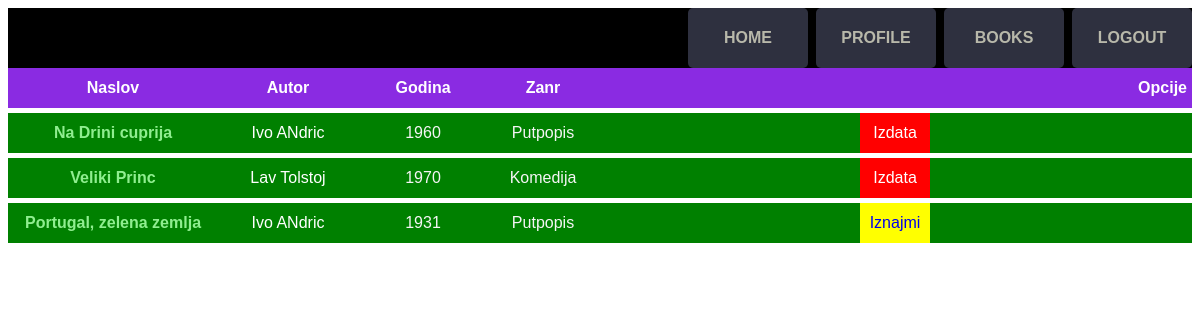
The page /books.php on the database its author committed.
### tables this page shows
CREATE TABLE `books` (
  `id` int(11) NOT NULL,
  `title` varchar(250) NOT NULL,
  `year` int(11) NOT NULL,
  `genre_id` int(11) NOT NULL,
  `author_id` int(11) NOT NULL,
  `user_id` int(11) DEFAULT NULL
);

CREATE TABLE `authors` (
  `id` int(11) NOT NULL,
  `name` varchar(250) NOT NULL
);

CREATE TABLE `genres` (
  `id` int(11) NOT NULL,
  `title` varchar(250) NOT NULL
);

### books.php (the view, shortened to what this page needs)
<?php
require_once("header.php");
require_once("db/connection.php");
$sqlQuery = "SELECT b.id AS 'id', b.title AS 'title', " .
    "b.year AS 'year', g.title AS 'genre', a.name AS 'author', " .
    "b.user_id AS 'book_user_id' " .
    "FROM  books b LEFT JOIN genres g on b.genre_id = g.id " .
    "LEFT JOIN authors a ON b.author_id = a.id ";
$stmt = $dbh->query($sqlQuery);
$allBooks = $stmt->fetchAll(PDO::FETCH_ASSOC);
?>
<html>
<head>
    <link rel="stylesheet" href="assets/styles.css" />
</head>
<body>
</body>
<div class="row header-row">
    <div class="title header-item">Naslov</div>
    <div class="author header-item">Autor</div>
    <div class="year header-item">Godina</div>
    <div class="genre header-item">Zanr</div>
    <div class="options header-item">Opcije</div>
</div>
<?php
foreach ($allBooks as $knjiga) {
    $content = "<div class='row'>" .
        "<div class='title'> " . ucfirst($knjiga['title']) .  "</div>" .
        "<div class='author'>" . $knjiga['author'] . "</div>" .
        "<div class='year'>" . ucfirst($knjiga['year']) . "</div>" .
        "<div class='genre'>" . ucfirst($knjiga['genre']) . "</div>";
        if ($knjiga['book_user_id']) {
            $content .="<div class='busy'>Izdata</div>";
        } else {
            $content .= "<div class='rent'> <a href='rent.php?id=" . $knjiga['id'] . "'>Iznajmi</a>" . "</div>";
        }
        $content .= " </div>";
    echo $content;
}
?>
</html>

### header.php
<header>
    <div class="header-option">
        <a href="logout.php"> LOGOUT </a>
    </div>
    <div class="header-option">
        <a href="books.php"> BOOKS </a>
    </div>
    <div class="header-option">
        <a href="profile.php"> PROFILE </a>
    </div>
    <div class="header-option">
        <a href="index.php"> HOME </a>
    </div>
</header>

### assets/styles.css (style rules this page uses)
body { font-family: sans-serif; text-align: center; }
a { text-decoration: none; }
.row { display: block; height: 40px; line-height: 40px; background: green; margin-bottom: 5px; padding: 0 5px; }
.header-row { background: blueviolet !important; }
.header-item { color: white !important; font-weight: bolder !important; }
.title { color: lightgreen; font-weight: bolder; width: 200px; float: left; }
.author { color: white; width: 150px; float: left; }
.year { color: whitesmoke; width: 120px; float: left; }
.genre { color: whitesmoke; width: 120px; float: left; }
.options { float: right; }
.rent { width: 70px; display: inline-block; background: yellow; }
.busy { width: 70px; display: inline-block; background: red; color: white; }
header { height: 60px; line-height: 60px; background-color: black; color: white; }
.header-option { float: right; height: 60px; width: 120px; margin-left: 8px; line-height: 60px; background-color: rgb(46, 48, 63); font-weight: bold; border-radius: 5px; cursor: pointer; }
.header-option a { color: rgb(184, 184, 170); text-decoration: none; }

### rows shown on the page
books: title "Na Drini cuprija", author.name "Ivo ANdric", year "1960", genre.title "Putpopis", shows "Izdata"
books: title "Veliki Princ", author.name "Lav Tolstoj", year "1970", genre.title "Komedija", shows "Izdata"
books: title "Portugal, zelena zemlja", author.name "Ivo ANdric", year "1931", genre.title "Putpopis"
